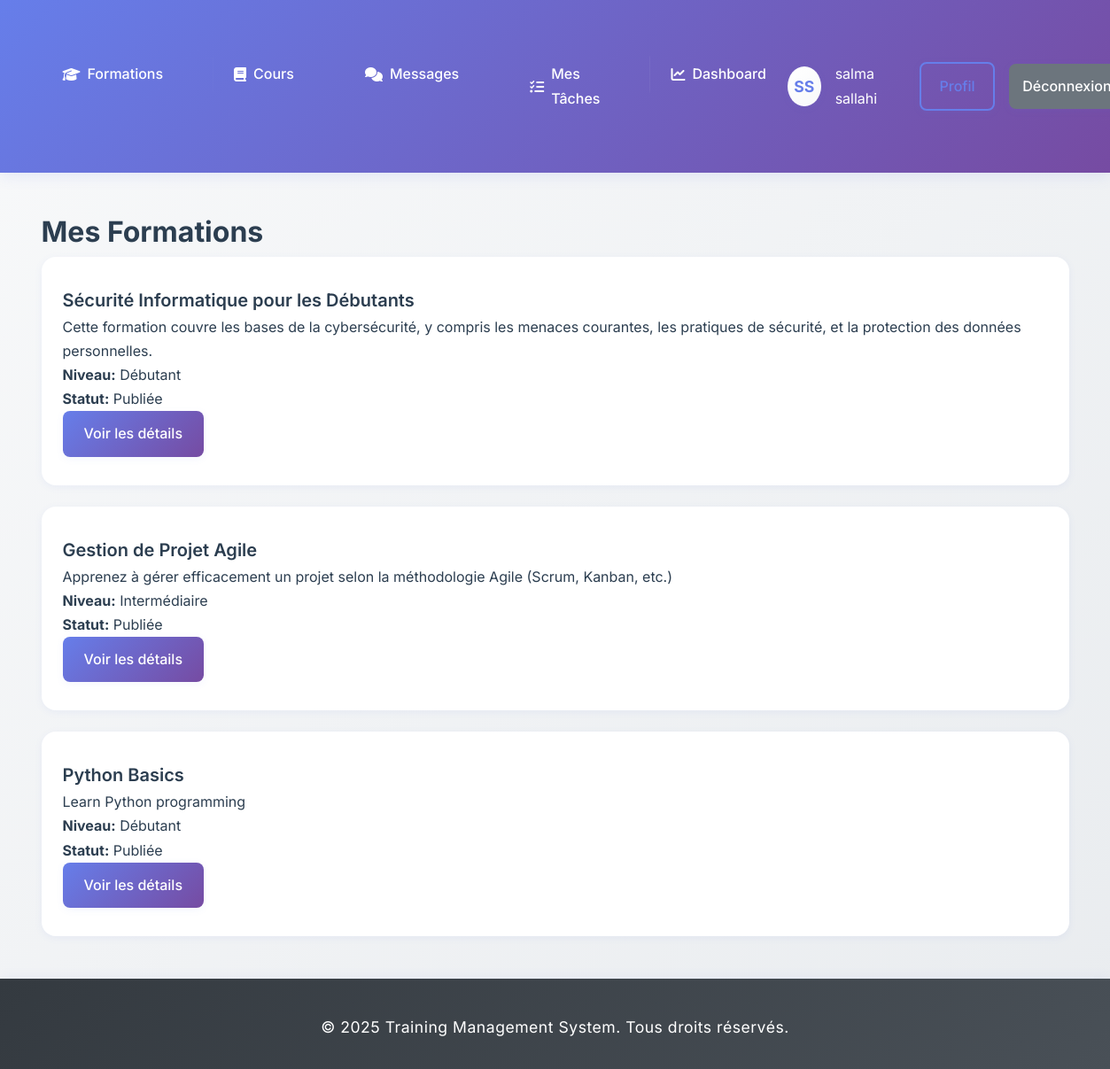
Page /formations/my-formations/ (signed in) on the committed database.
### users/models.py (models this page shows, shortened)
class Utilisateur(AbstractUser):
    email = models.EmailField(unique=True)
    nom = models.CharField(max_length=100)
    prenom = models.CharField(max_length=100)
    telephone = models.CharField(max_length=20, blank=True)
    adresse = models.TextField(blank=True)
    date_naissance = models.DateField(null=True, blank=True)
    photo_profil = models.ImageField(upload_to='profiles/', blank=True, null=True)
    date_creation = models.DateTimeField(default=timezone.now)
    derniere_connexion = models.DateTimeField(null=True, blank=True)
    USERNAME_FIELD = 'email'
    REQUIRED_FIELDS = ['username', 'nom', 'prenom']
    class Meta:
        verbose_name = 'Utilisateur'
        verbose_name_plural = 'Utilisateurs'

### formations/models.py (models this page shows, shortened)
class Formation(models.Model):
    titre = models.CharField(max_length=200)
    description = models.TextField()
    objectifs = models.TextField()
    duree_heures = models.PositiveIntegerField(help_text="Durée en heures")
    niveau = models.CharField(max_length=50, choices=[
        ('debutant', 'Débutant'),
        ('intermediaire', 'Intermédiaire'),
        ('avance', 'Avancé'),
        ('expert', 'Expert'),
    ])
    prix = models.DecimalField(max_digits=10, decimal_places=2)
    formateur = models.ForeignKey(Formateur, on_delete=models.CASCADE, null=True, blank=True)
    participants_max = models.PositiveIntegerField(default=20)
    prerequisites = models.TextField(blank=True)
    applications_ouvertes = models.BooleanField(default=False, help_text="Permet aux formateurs de candidater")
    date_limite_candidature = models.DateTimeField(null=True, blank=True, help_text="Date limite pour candidater")
    statut = models.CharField(max_length=50, choices=[
        ('brouillon', 'Brouillon'),
        ('proposition', 'Proposition (candidatures ouvertes)'),
        ('publiee', 'Publiée'),
        ('en_cours', 'En cours'),
        ('terminee', 'Terminée'),
        ('annulee', 'Annulée'),
    ], default='brouillon')
    date_creation = models.DateTimeField(default=timezone.now)
    date_debut = models.DateTimeField()
    date_fin = models.DateTimeField()
    participants = models.ManyToManyField(Apprenant, blank=True, related_name='formations_inscrites')
    class Meta:
        verbose_name = 'Formation'
        verbose_name_plural = 'Formations'
        ordering = ['-date_creation']

### formations/views.py (the view)
# urls.py: path('my-formations/', views.my_formations, name='my_formations'),
@login_required
def my_formations(request):
    formations = []
    user_type = None
    try:
        formateur = Formateur.objects.get(utilisateur=request.user)
        formations = Formation.objects.filter(formateur=formateur)
        user_type = 'formateur'
    except Formateur.DoesNotExist:
        try:
            apprenant = Apprenant.objects.get(utilisateur=request.user)
            formations = Formation.objects.filter(participants=apprenant)
            user_type = 'apprenant'
        except Apprenant.DoesNotExist:
            pass
    context = {
        'formations': formations,
        'user_type': user_type,
    }
    return render(request, 'formations/my_formations.html', context)

### templates/formations/my_formations.html (shortened to what this page needs)
{% extends 'base.html' %}
{% block content %}
<div class="container mt-4">
    <h1 class="mb-4">Mes Formations</h1>
    {% if formations %}
        <div class="row">
            {% for formation in formations %}
                <div class="col-md-6 mb-4">
                    <div class="card h-100">
                        <div class="card-body">
                            <h5 class="card-title">{{ formation.titre }}</h5>
                            <p class="card-text">{{ formation.description|truncatewords:25 }}</p>
                            <p class="card-text"><strong>Niveau:</strong> {{ formation.get_niveau_display }}</p>
                            <p class="card-text"><strong>Statut:</strong> {{ formation.get_statut_display }}</p>
                            <a href="{% url 'formations:detail' formation.id %}" class="btn btn-primary">Voir les détails</a>
                        </div>
                    </div>
                </div>
            {% endfor %}
        </div>
    {% else %}
        <div class="alert alert-info">Vous n'avez aucune formation pour le moment.</div>
    {% endif %}
</div>
{% endblock %}

### templates/base.html (shortened to what this page needs)
<!DOCTYPE html>
<html lang="fr">
<head>
    <link rel="stylesheet" href="https://cdnjs.cloudflare.com/ajax/libs/font-awesome/6.4.0/css/all.min.css">
</head>
<body>
    <header class="header">
        <nav class="nav-container">
            <ul class="nav-menu">
                <li><a href="{% url 'formations:list' %}"><i class="fas fa-graduation-cap"></i> Formations</a></li>
                <li><a href="{% url 'courses:list' %}"><i class="fas fa-book"></i> Cours</a></li>
                {% if user.is_authenticated %}
                    <li><a href="{% url 'messaging:inbox' %}"><i class="fas fa-comments"></i> Messages</a></li>
                    <li><a href="{% url 'formations:task_list' %}"><i class="fas fa-tasks"></i> Mes Tâches</a></li>
                    <li><a href="{% url 'users:dashboard' %}"><i class="fas fa-chart-line"></i> Dashboard</a></li>
                {% endif %}
            </ul>
            <div class="user-menu">
                {% if user.is_authenticated %}
                    <div class="user-avatar interactive-element">
                        {{ user.prenom|first|upper }}{{ user.nom|first|upper }}
                    </div>
                    <span>{{ user.prenom }} {{ user.nom }}</span>
                    <a href="{% url 'users:profile' %}" class="btn btn-outline">Profil</a>
                    <a href="{% url 'users:logout' %}" class="btn btn-secondary">Déconnexion</a>
                {% else %}
                    <a href="{% url 'users:login' %}" class="btn btn-outline">Connexion</a>
                    <a href="{% url 'users:register' %}" class="btn btn-primary">Inscription</a>
                {% endif %}
            </div>
        </nav>
    </header>
    <main class="main-content">
        {% block content %}
        {% endblock %}
    </main>
    <footer class="footer">
        <p>&copy; 2025 Training Management System. Tous droits réservés.</p>
    </footer>
</body>
</html>

### templates/base.html (style rules this page uses)
* { margin: 0; padding: 0; box-sizing: border-box; }
:root { --primary-color: #667eea; --secondary-color: #764ba2; --accent-color: #f093fb; --success-color: #28a745; --warning-color: #ffc107; --danger-color: #dc3545; --info-color: #17a2b8; --light-color: #f8f9fa; --dark-color: #343a40; --text-primary: #2c3e50; --text-secondary: #6c757d; --border-color: #e9ecef; --shadow-light: 0 2px 8px rgba(102,126,234,0.08); --shadow-medium: 0 4px 16px rgba(102,126,234,0.12); --shadow-heavy: 0 8px 32px rgba(102,126,234,0.16); --transition-fast: 0.2s ease; --transition-medium: 0.3s ease; --transition-slow: 0.5s ease; }
body { font-family: 'Inter', 'Segoe UI', Tahoma, Geneva, Verdana, sans-serif; background: linear-gradient(135deg, #f8f9fa 0%, #e9ecef 100%); line-height: 1.7; color: var(--text-primary); font-weight: 400; }
.header { background: linear-gradient(135deg, var(--primary-color) 0%, var(--secondary-color) 100%); color: white; padding: 1rem 0; box-shadow: var(--shadow-medium); position: sticky; top: 0; z-index: 100; backdrop-filter: blur(10px); }
.nav-container { max-width: 1200px; margin: 0 auto; display: flex; justify-content: space-between; align-items: center; padding: 0 20px; }
.nav-menu { display: flex; list-style: none; gap: 2rem; }
.nav-menu a { color: white; text-decoration: none; padding: 0.75rem 1.5rem; border-radius: 8px; font-weight: 500; transition: var(--transition-medium); position: relative; overflow: hidden; display: flex; align-items: center; gap: 0.5rem; }
.nav-menu a::before { content: ''; position: absolute; top: 0; left: 0; width: 100%; height: 100%; background: rgba(255,255,255,0.1); transform: translateX(-100%); transition: var(--transition-medium); }
.user-menu { display: flex; align-items: center; gap: 1rem; }
.user-avatar { width: 45px; height: 45px; border-radius: 50%; background: linear-gradient(135deg, #fff 0%, #f8f9fa 100%); color: var(--primary-color); display: flex; align-items: center; justify-content: center; font-weight: bold; font-size: 1.1rem; box-shadow: var(--shadow-light); transition: var(--transition-medium); border: 2px solid transparent; }
.main-content { max-width: 1200px; margin: 2.5rem auto 2rem auto; padding: 0 20px; min-height: calc(100vh - 220px); }
.card { background: #fff; border-radius: 16px; box-shadow: var(--shadow-light); padding: 2rem 1.5rem; margin-bottom: 1.5rem; border: none; transition: var(--transition-medium); position: relative; overflow: hidden; }
.card::before { content: ''; position: absolute; top: 0; left: 0; width: 100%; height: 4px; background: linear-gradient(90deg, var(--primary-color), var(--secondary-color)); transform: scaleX(0); transition: var(--transition-medium); }
.card-title { color: var(--text-primary); font-size: 1.25rem; font-weight: 600; margin: 0; }
.btn { display: inline-flex; align-items: center; justify-content: center; gap: 0.5rem; padding: 0.75rem 1.5rem; border: none; border-radius: 8px; text-decoration: none; cursor: pointer; font-size: 1rem; font-weight: 500; transition: var(--transition-medium); text-align: center; box-shadow: var(--shadow-light); position: relative; overflow: hidden; min-height: 44px; }
.btn::before { content: ''; position: absolute; top: 50%; left: 50%; width: 0; height: 0; background: rgba(255,255,255,0.2); border-radius: 50%; transform: translate(-50%, -50%); transition: var(--transition-medium); }
.btn-primary { background: linear-gradient(135deg, var(--primary-color) 0%, var(--secondary-color) 100%); color: white; }
.btn-secondary { background: var(--text-secondary); color: white; }
.btn-outline { background: transparent; border: 2px solid var(--primary-color); color: var(--primary-color); }
.footer { background: linear-gradient(135deg, var(--dark-color) 0%, #495057 100%); color: white; text-align: center; padding: 2.5rem 0 2rem 0; margin-top: 3rem; font-size: 1.1rem; letter-spacing: 0.5px; box-shadow: 0 -2px 12px rgba(102,126,234,0.07); }
.interactive-element { transition: var(--transition-medium); cursor: pointer; }
html { scroll-behavior: smooth; }

### rows in the picture
Utilisateur: prenom|first "S", nom|first "S", prenom "salma", nom "sallahi"
Formation: titre "Sécurité Informatique pour les Débutants", description "Cette formation couvre les bases de la cybersécurité, y compris les menaces courantes, les pratiques de sécurité, et la protection des données personnelles.", niveau "Débutant", statut "Publiée"
Formation: titre "Gestion de Projet Agile", description "Apprenez à gérer efficacement un projet selon la méthodologie Agile (Scrum, Kanban, etc.)", niveau "Intermédiaire", statut "Publiée"
Formation: titre "Python Basics", description "Learn Python programming", niveau "Débutant", statut "Publiée"
